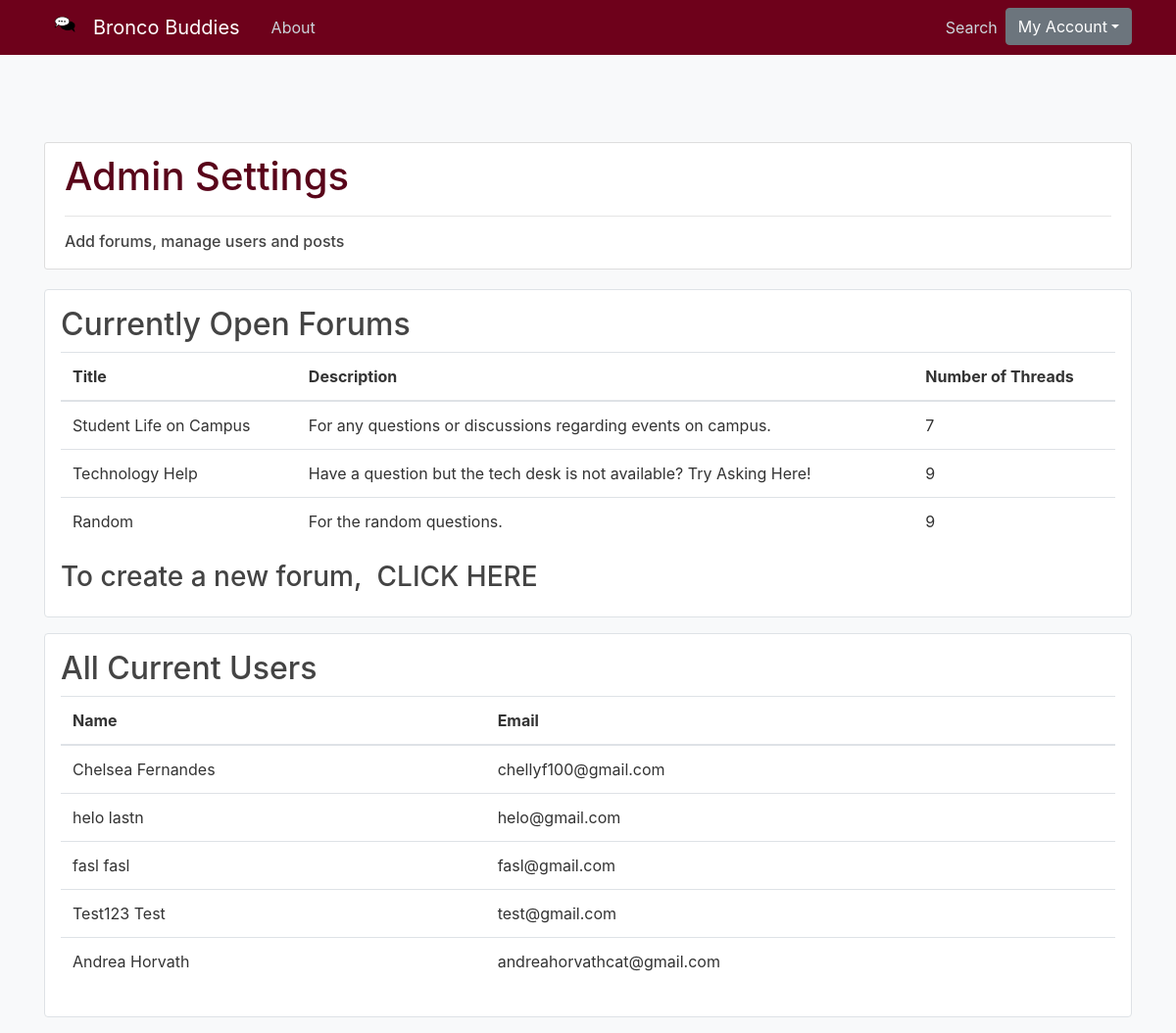
/admin (signed in), run on an earlier commit of the app's database.
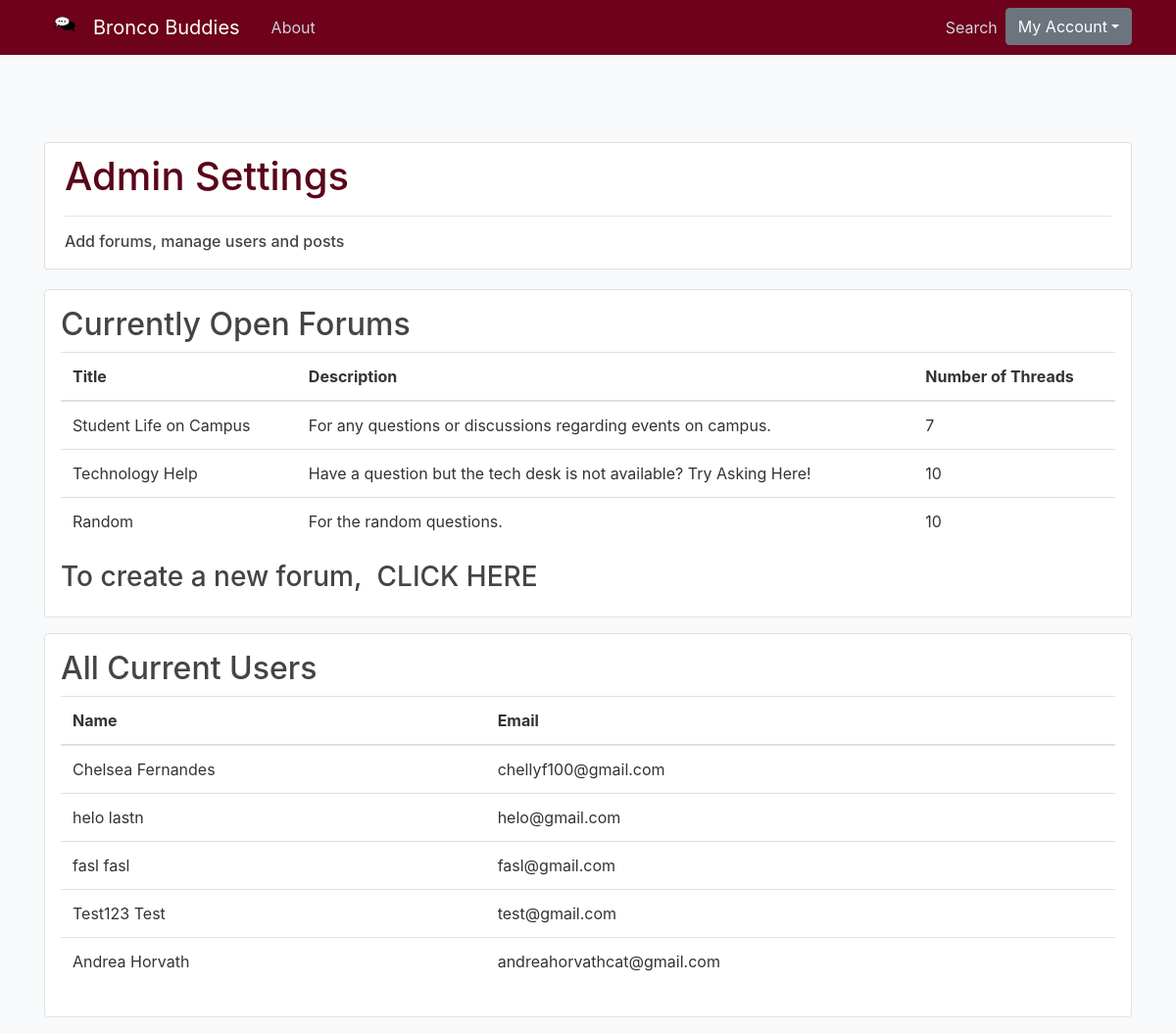
And on a later commit of the database.
### bronco_buddies/models.py (models this page shows, shortened)
class Forum(db.Model, UserMixin):
    id = db.Column(db.Integer, primary_key=True)
    numThreads = db.Column(db.Integer, default=0)
    title = db.Column(db.String(100), nullable=False)
    description = db.Column(db.Text(500), nullable=False)
    threads = db.relationship('Thread', backref='ForumType')

### bronco_buddies/routes.py (the view)
@app.route("/admin")
@login_required
def admin():
    users = User.query.all()
    forums = Forum.query.all()
    return render_template('adminSettings.html', title='Admin Settings', users=users, forums=forums)

### bronco_buddies/models.py (called while the page is built)
@login_manager.user_loader
def load_user(user_id):
    return User.query.get(int(user_id))

### bronco_buddies/templates/adminSettings.html
{%extends "layout.html" %}
{% block content %}
<body class="bg-light">
	<div class="content-section">
		<h1>Admin Settings</h1>
		<hr>
		<h6>Add forums, manage users and posts</h6>
	</div>
	<div class="my-3 p-3 bg-white rounded border shadow-sm">
		<h2>Currently Open Forums</h2>
		<table class="table" id="thread_container">
				<thead>
					<tr>
						<th scope="col">Title</th>
						<th scope="col">Description</th>
						<th scope="col">Number of Threads</th>
					</tr>
				</thead>
				<tbody>
					{% for forum in forums %}
						<tr>
						<td>{{forum.title}}</td>
						<td>{{forum.description}}</td>
						<td>{{forum.numThreads}}</td>
						</tr>
					{% endfor %}
				</tbody>
		</table>
		<h3>To create a new forum, <a class="ml-2" href="{{ url_for('add_forum') }}">CLICK HERE</a></h3>
	</div>
	<div class="my-3 p-3 bg-white rounded border shadow-sm">
		<h2>All Current Users</h2>
		<table class="table" id="thread_container">
				<thead>
					<tr>
						<th scope="col">Name</th>
						<th scope="col">Email</th>
					</tr>
				</thead>
				<tbody>
					{% for user in users %}
						<tr>
						<td>{{user.firstname}} {{user.lastname}}</td>
						<td>{{user.email}}</td>
						</tr>
					{% endfor %}
				</tbody>
		</table>
	</div>
</body>
{% endblock content%}

What changed in the data, as far as the page shows it:
changed Forum "Technology Help": numThreads "9" → "10"
changed Forum "Random": numThreads "9" → "10"
